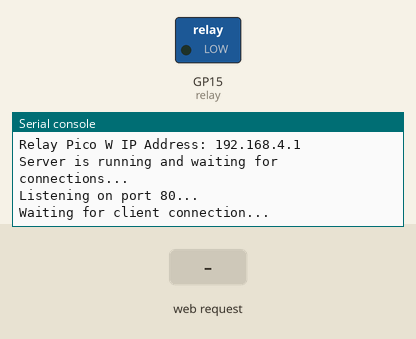
Recording of a program running on a simulated Raspberry Pi Pico running MicroPython. On the bench: switched loads named in the program (green lamp = pin HIGH), the last lines printed to the serial console. The inputs (shaded band) are chosen by the test bench. The board's own WiFi access point starts at once.

Above: at 2.2 s.
2.3 s: HTTP request GET /update? received
At 2.6 s:
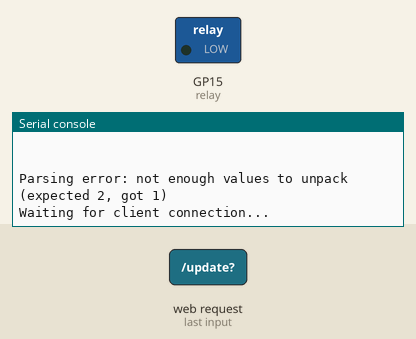
3.8 s: HTTP request GET / received
At 4.9 s:
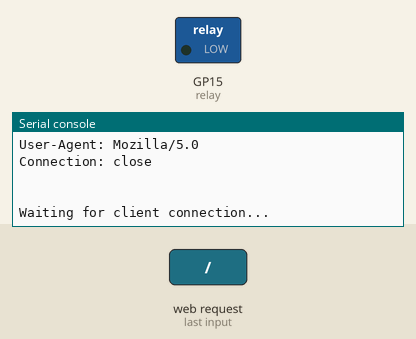

Measured:
- after the input at 2.3 s, the serial console: prints a new line at once (image 1)
- after the input at 3.8 s, the serial console: prints a new line at once (image 2)

The program:

Relay.py
```python
import network
import socket
import time
from machine import Pin

# Access Point Credentials
SSID = "pico"
PASSWORD = "pico12345"

# Set up AP Mode
ap = network.WLAN(network.AP_IF)
ap.active(True)
time.sleep(1)
ap.config(essid=SSID, password=PASSWORD)

while not ap.active():
    pass

# Display network info
ip_address = ap.ifconfig()[0]
print("Access Point is active.")
print(f"Relay Pico W IP Address: {ip_address}")
print("Server is running and waiting for connections...")

# Setup Relay on GPIO15
relay = Pin(15, Pin.OUT)
relay.off()

# Web Server Function
def web_server():
    addr = ("0.0.0.0", 80)
    s = socket.socket(socket.AF_INET, socket.SOCK_STREAM)
    s.setsockopt(socket.SOL_SOCKET, socket.SO_REUSEADDR, 1)
    s.bind(addr)
    s.listen(1)  # 1 client at a time is enough for this setup
    print("Listening on port 80...")

    while True:
        try:
            print("Waiting for client connection...")
            conn, client_addr = s.accept()
            print("Client connected from:", client_addr)

            request = conn.recv(1024).decode()
            print("Request received:", request)

            if "GET /update?" in request:
                try:
                    query = request.split(" ")[1]
                    _, params = query.split("?")
                    key, value = params.split("=")
                    key = key.lower()
                    value = value.lower()

                    if key in ["state", "status"]:
                        if value == "on":
                            relay.value(1)
                            print("Relay turned ON")
                        elif value == "off":
                            relay.value(0)
                            print("Relay turned OFF")
                        else:
                            raise ValueError("Invalid value")

                        response = "HTTP/1.1 200 OK\r\nContent-Type: text/plain\r\n\r\nRelay updated"
                    else:
                        raise ValueError("Invalid key")

                except Exception as e:
                    print("Parsing error:", e)
                    response = "HTTP/1.1 400 Bad Request\r\n\r\nInvalid request format"

            else:
                response = "HTTP/1.1 404 Not Found\r\n\r\nNot Found"

            conn.sendall(response.encode())

        except Exception as e:
            print("Error:", e)

        finally:
            try:
                conn.close()
            except:
                pass

# Run the server
web_server()
```
